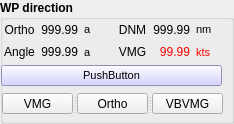
    <widget class="QGroupBox" name="groupBox_3">
     <property name="sizePolicy">
      <sizepolicy hsizetype="Fixed" vsizetype="Fixed">
       <horstretch>0</horstretch>
       <verstretch>0</verstretch>
      </sizepolicy>
     </property>
     <property name="minimumSize">
      <size>
       <width>224</width>
       <height>124</height>
      </size>
     </property>
     <property name="font">
      <font>
       <family>MS Shell Dlg 2</family>
       <pointsize>9</pointsize>
       <weight>75</weight>
       <bold>true</bold>
      </font>
     </property>
     <property name="title">
      <string>WP direction</string>
     </property>
     <widget class="QWidget" name="layoutWidget">
      <property name="geometry">
       <rect>
        <x>4</x>
        <y>21</y>
        <width>221</width>
        <height>39</height>
       </rect>
      </property>
      <layout class="QHBoxLayout" name="horizontalLayout_4">
       <item>
        <layout class="QGridLayout" name="gridLayout_3">
         <item row="0" column="0">
          <widget class="QLabel" name="boatName_7">
           <property name="sizePolicy">
            <sizepolicy hsizetype="Preferred" vsizetype="Preferred">
             <horstretch>0</horstretch>
             <verstretch>0</verstretch>
            </sizepolicy>
           </property>
           <property name="minimumSize">
            <size>
             <width>0</width>
             <height>13</height>
            </size>
           </property>
           <property name="font">
            <font>
             <family>MS Shell Dlg 2</family>
             <weight>50</weight>
             <bold>false</bold>
            </font>
           </property>
           <property name="text">
            <string>Ortho</string>
           </property>
           <property name="alignment">
            <set>Qt::AlignCenter</set>
           </property>
          </widget>
         </item>
         <item row="0" column="1">
          <widget class="QLabel" name="ortho">
           <property name="sizePolicy">
            <sizepolicy hsizetype="Preferred" vsizetype="Preferred">
             <horstretch>0</horstretch>
             <verstretch>0</verstretch>
            </sizepolicy>
           </property>
           <property name="minimumSize">
            <size>
             <width>0</width>
             <height>14</height>
            </size>
           </property>
           <property name="font">
            <font>
             <family>MS Shell Dlg 2</family>
             <pointsize>9</pointsize>
             <weight>50</weight>
             <bold>false</bold>
            </font>
           </property>
           <property name="text">
            <string>999.99</string>
           </property>
           <property name="alignment">
            <set>Qt::AlignRight|Qt::AlignTrailing|Qt::AlignVCenter</set>
           </property>
          </widget>
         </item>
         <item row="0" column="2">
          <widget class="QLabel" name="deg_unit_2">
           <property name="sizePolicy">
            <sizepolicy hsizetype="Preferred" vsizetype="Preferred">
             <horstretch>0</horstretch>
             <verstretch>0</verstretch>
            </sizepolicy>
           </property>
           <property name="minimumSize">
            <size>
             <width>0</width>
             <height>13</height>
            </size>
           </property>
           <property name="font">
            <font>
             <family>MS Shell Dlg 2</family>
             <pointsize>8</pointsize>
             <weight>50</weight>
             <bold>false</bold>
            </font>
           </property>
           <property name="text">
            <string>a</string>
           </property>
          </widget>
         </item>
         <item row="1" column="0">
          <widget class="QLabel" name="boatName_11">
           <property name="minimumSize">
            <size>
             <width>0</width>
             <height>14</height>
            </size>
           </property>
           <property name="font">
            <font>
             <family>MS Shell Dlg 2</family>
             <weight>50</weight>
             <bold>false</bold>
            </font>
           </property>
           <property name="text">
            <string>Angle</string>
           </property>
           <property name="alignment">
            <set>Qt::AlignCenter</set>
           </property>
          </widget>
         </item>
         <item row="1" column="2">
          <widget class="QLabel" name="deg_unit_5">
           <property name="minimumSize">
            <size>
             <width>0</width>
             <height>14</height>
            </size>
           </property>
           <property name="font">
            <font>
             <family>MS Shell Dlg 2</family>
             <pointsize>8</pointsize>
             <weight>50</weight>
             <bold>false</bold>
            </font>
           </property>
           <property name="text">
            <string>a</string>
           </property>
          </widget>
         </item>
         <item row="1" column="1">
          <widget class="QLabel" name="angle">
           <property name="minimumSize">
            <size>
             <width>0</width>
             <height>14</height>
            </size>
           </property>
           <property name="font">
            <font>
             <family>MS Shell Dlg 2</family>
             <pointsize>9</pointsize>
             <weight>50</weight>
             <bold>false</bold>
            </font>
           </property>
           <property name="text">
            <string>999.99</string>
           </property>
           <property name="alignment">
            <set>Qt::AlignRight|Qt::AlignTrailing|Qt::AlignVCenter</set>
           </property>
          </widget>
         </item>
        </layout>
       </item>
       <item>
        <layout class="QGridLayout" name="gridLayout_4">
         <item row="0" column="0">
          <widget class="QLabel" name="boatName_5">
           <property name="minimumSize">
            <size>
             <width>0</width>
             <height>14</height>
            </size>
           </property>
           <property name="font">
            <font>
             <family>MS Shell Dlg 2</family>
             <weight>50</weight>
             <bold>false</bold>
            </font>
           </property>
           <property name="text">
            <string>DNM</string>
           </property>
           <property name="alignment">
            <set>Qt::AlignCenter</set>
           </property>
          </widget>
         </item>
         <item row="0" column="1">
          <widget class="QLabel" name="dnm">
           <property name="minimumSize">
            <size>
             <width>0</width>
             <height>14</height>
            </size>
           </property>
           <property name="font">
            <font>
             <family>MS Shell Dlg 2</family>
             <pointsize>9</pointsize>
             <weight>50</weight>
             <bold>false</bold>
            </font>
           </property>
           <property name="text">
            <string>999.99</string>
           </property>
           <property name="alignment">
            <set>Qt::AlignRight|Qt::AlignTrailing|Qt::AlignVCenter</set>
           </property>
          </widget>
         </item>
         <item row="0" column="2">
          <widget class="QLabel" name="label_11">
           <property name="minimumSize">
            <size>
             <width>0</width>
             <height>14</height>
            </size>
           </property>
           <property name="font">
            <font>
             <family>MS Shell Dlg 2</family>
             <pointsize>8</pointsize>
             <weight>50</weight>
             <bold>false</bold>
            </font>
           </property>
           <property name="text">
            <string>nm</string>
           </property>
          </widget>
         </item>
         <item row="1" column="0">
          <widget class="QLabel" name="boatName_4">
           <property name="minimumSize">
            <size>
             <width>0</width>
             <height>14</height>
            </size>
           </property>
           <property name="font">
            <font>
             <family>MS Shell Dlg 2</family>
             <weight>50</weight>
             <bold>false</bold>
            </font>
           </property>
           <property name="text">
            <string>VMG</string>
           </property>
           <property name="alignment">
            <set>Qt::AlignCenter</set>
           </property>
          </widget>
         </item>
         <item row="1" column="1">
          <widget class="QLabel" name="vmg">
           <property name="minimumSize">
            <size>
             <width>0</width>
             <height>14</height>
            </size>
           </property>
           <property name="font">
            <font>
             <family>MS Shell Dlg 2</family>
             <pointsize>9</pointsize>
             <weight>50</weight>
             <bold>false</bold>
            </font>
           </property>
           <property name="styleSheet">
            <string notr="true">color: rgb(255, 0, 0);</string>
           </property>
           <property name="text">
            <string>99.99</string>
           </property>
           <property name="alignment">
            <set>Qt::AlignRight|Qt::AlignTrailing|Qt::AlignVCenter</set>
           </property>
          </widget>
         </item>
         <item row="1" column="2">
          <widget class="QLabel" name="label_14">
           <property name="minimumSize">
            <size>
             <width>0</width>
             <height>14</height>
            </size>
           </property>
           <property name="font">
            <font>
             <family>MS Shell Dlg 2</family>
             <pointsize>8</pointsize>
             <weight>50</weight>
             <bold>false</bold>
            </font>
           </property>
           <property name="styleSheet">
            <string notr="true">color: rgb(255, 0, 0);</string>
           </property>
           <property name="text">
            <string>kts</string>
           </property>
          </widget>
         </item>
        </layout>
       </item>
      </layout>
     </widget>
     <widget class="QPushButton" name="btn_WP">
      <property name="geometry">
       <rect>
        <x>1</x>
        <y>65</y>
        <width>221</width>
        <height>21</height>
       </rect>
      </property>
      <property name="sizePolicy">
       <sizepolicy hsizetype="Fixed" vsizetype="Fixed">
        <horstretch>0</horstretch>
        <verstretch>0</verstretch>
       </sizepolicy>
      </property>
      <property name="minimumSize">
       <size>
        <width>221</width>
        <height>21</height>
       </size>
      </property>
      <property name="maximumSize">
       <size>
        <width>16777215</width>
        <height>21</height>
       </size>
      </property>
      <property name="font">
       <font>
        <family>MS Shell Dlg 2</family>
        <pointsize>8</pointsize>
        <weight>50</weight>
        <bold>false</bold>
       </font>
      </property>
      <property name="styleSheet">
       <string notr="true">background-color: rgb(201, 199, 255);</string>
      </property>
      <property name="text">
       <string>PushButton</string>
      </property>
     </widget>
     <widget class="QSplitter" name="splitter_3">
      <property name="geometry">
       <rect>
        <x>2</x>
        <y>93</y>
        <width>221</width>
        <height>21</height>
       </rect>
      </property>
      <property name="orientation">
       <enum>Qt::Horizontal</enum>
      </property>
      <widget class="QPushButton" name="goVMG">
       <property name="sizePolicy">
        <sizepolicy hsizetype="Minimum" vsizetype="Fixed">
         <horstretch>0</horstretch>
         <verstretch>0</verstretch>
        </sizepolicy>
       </property>
       <property name="minimumSize">
        <size>
         <width>0</width>
         <height>21</height>
        </size>
       </property>
       <property name="maximumSize">
        <size>
         <width>16777215</width>
         <height>21</height>
        </size>
       </property>
       <property name="font">
        <font>
         <family>MS Shell Dlg 2</family>
         <pointsize>9</pointsize>
         <weight>50</weight>
         <bold>false</bold>
        </font>
       </property>
       <property name="text">
        <string>VMG</string>
       </property>
      </widget>
      <widget class="QPushButton" name="goPilotOrtho">
       <property name="sizePolicy">
        <sizepolicy hsizetype="Minimum" vsizetype="Fixed">
         <horstretch>0</horstretch>
         <verstretch>0</verstretch>
        </sizepolicy>
       </property>
       <property name="minimumSize">
        <size>
         <width>0</width>
         <height>21</height>
        </size>
       </property>
       <property name="maximumSize">
        <size>
         <width>16777215</width>
         <height>21</height>
        </size>
       </property>
       <property name="font">
        <font>
         <family>MS Shell Dlg 2</family>
         <pointsize>9</pointsize>
         <weight>50</weight>
         <bold>false</bold>
        </font>
       </property>
       <property name="text">
        <string>Ortho</string>
       </property>
      </widget>
      <widget class="QPushButton" name="goVBVMG">
       <property name="sizePolicy">
        <sizepolicy hsizetype="Minimum" vsizetype="Fixed">
         <horstretch>0</horstretch>
         <verstretch>0</verstretch>
        </sizepolicy>
       </property>
       <property name="minimumSize">
        <size>
         <width>0</width>
         <height>21</height>
        </size>
       </property>
       <property name="maximumSize">
        <size>
         <width>16777215</width>
         <height>21</height>
        </size>
       </property>
       <property name="font">
        <font>
         <family>MS Shell Dlg 2</family>
         <pointsize>9</pointsize>
         <weight>50</weight>
         <bold>false</bold>
        </font>
       </property>
       <property name="text">
        <string>VBVMG</string>
       </property>
      </widget>
     </widget>
    </widget>
